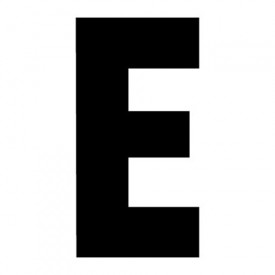
#> input picture e.jpg, 275 x 275 px
$ python pixelatewaveform.py e.jpg   (older library calls are emulated)
#> lines starting #> are read from the running program, lines starting #| are printed output that depends on the picture
# Credits to: https://gist.github.com/scottrogowski/c3c474a04d7c0cd8ddeb

# This script will pixelate most jpg
# and convert the pixelated image into grayscale
# It will both show you the result and save it
# shown image color looks off than what it is supposed to be,
# maybe because of conflict between PIL library and scipy.
# however, when you save the image, it works perfectly fine
# works in python 3

import sys
import matplotlib.pyplot as plt
import numpy as np
import PIL.Image as Image
import scipy.misc as misc
import csv
import serial
import time
import struct

grayvalues = []


def load_img(filename):
    # boilerplate code to open an image and make it editable
    # opens the file and convert it into grayscale by using PIL mode
#> called with filename = 'e.jpg'
    img = Image.open(filename)
#> img is the input picture: PIL image 275x275 RGB; min 0, max 255, mean 178.8
    data = np.array(img)
    # convert a grayscale image into array of data
    return data


def all_square_pixels(row, col, square_h, square_w):
    # Every pixel for a single "square" (superpixel)
    # Note that different squares might have different dimensions in order to
    # not have extra pixels at the edge not in a square. Hence: int(round())
    for y in range(int(round(row*square_h)), int(round((row+1)*square_h))):
        # renders through row values
        for x in range(int(round(col*square_w)), int(round((col+1)*square_w))):
            # renders through column values
            yield y, x
            # yield reads only once, number of pixels in original image


def make_one_square(img, row, col, square_h, square_w):
    # Sets all the pixels in img for the square given by (row, col) to that
    # square's average color
    pixels = []

    # get all pixels
    for y, x in all_square_pixels(row, col, square_h, square_w):
        pixels.append(img[y][x])

    # get the average color
    av_r = 0
    av_g = 0
    av_b = 0

    for r, g, b in pixels:
        # add rgb values as it goes through for loop
        av_r += r
        av_g += g
        av_b += b
    av_r /= len(pixels)
    av_g /= len(pixels)
    av_b /= len(pixels)

    # set all pixels to that average color
    for y, x in all_square_pixels(row, col, square_h, square_w):
        img[y][x] = (av_r, av_g, av_b)
    # print(av_r, av_g, av_b)
    avg_Gray = int(round(0.2989 * av_r + 0.5879 * av_g + 0.1140 * av_b))
    # print(avg_Gray)
    grayvalues.append(avg_Gray)


def rgb2gray(rgb):
    # converts rgb value into grayscale
    # grabs the rgb data from an image and converts it into intensity
    # Y' = 0.2989r + 0.5879g + 0.1140b is used for formula
    r, g, b = rgb[:, :, 0], rgb[:, :, 1], rgb[:, :, 2]
    gray = 0.2989 * r + 0.5879 * g + 0.1140 * b

    return gray


if __name__ == "__main__":
    try:
        filename = sys.argv[1]
        # save user's input on cmd line as filename
    except IndexError:
        filename = input("Choose an image to pixelate ")
        # if there's no input with keyboard, ask what image to pixelate
    img = load_img(filename)
    # load the iamge

    # Figure out the dimensions of each square
    num_cols = 5
    # width of the square
    square_w = float(img.shape[1]) / num_cols
#> square_w = 55

    # determine the row number based on the width of the square
    num_rows = int(round(img.shape[0] / square_w))
#> num_rows = 5
    # height of the square
    square_h = float(img.shape[0]) / num_rows
#> square_h = 55

    # overwrite each square with the average color, one by one
    # basically, part of an image is colored as average color
    # call function for entire image
    for row in range(num_rows):
        for col in range(num_cols):
            make_one_square(img, row, col, square_h, square_w)
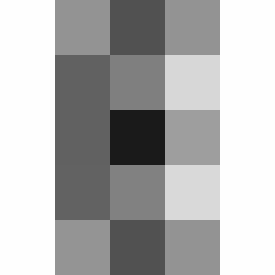
#> img: shape (275, 275, 3); min 26, max 254, mean 178.2

csvfile = "/home/minju/Bao_POE/Grayscalve_Vals.csv"
foo = open(csvfile, 'w')
foo.truncate()
foo.close()

with open(csvfile, 'a') as output:
    writer = csv.writer(output, lineterminator='\n')
    writer.writerows([[vals] for vals in grayvalues])

    # convert the image into gray scale
    # if you want to use rgb image, just comment this line out
    gray = rgb2gray(img)

    # show the image
    plt.axis('off')
    plt.imshow(gray, cmap='gray')
    plt.show()

    # save the image as filename_pixelated
    filename_parts = filename.rsplit('.', 1)
    filename_parts[0] += '_pixelated'
    filename = '.'.join(filename_parts)
    print("Saving Pixelated Image")

misc.imsave(filename, gray)
port = '/dev/ttyACM0'

ser = serial.Serial(port, 9600)
time.sleep(2)

for i in grayvalues:

    ser.write(chr(i).encode("latin1"))
    print("Sending Values:")
    print(i)
    time.sleep(1.5)
